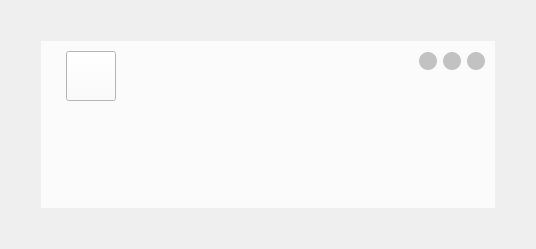
<?xml version="1.0" encoding="UTF-8"?>
<ui version="4.0">
 <class>framelessWidget</class>
 <widget class="QWidget" name="framelessWidget">
  <property name="geometry">
   <rect>
    <x>0</x>
    <y>0</y>
    <width>536</width>
    <height>249</height>
   </rect>
  </property>
  <property name="windowTitle">
   <string>MainWindow</string>
  </property>
  <property name="styleSheet">
   <string notr="true"/>
  </property>
  <layout class="QGridLayout" name="gridLayout_2">
   <item row="0" column="0">
    <layout class="QGridLayout" name="gridLayout">
     <property name="leftMargin">
      <number>0</number>
     </property>
     <property name="topMargin">
      <number>0</number>
     </property>
     <property name="rightMargin">
      <number>0</number>
     </property>
     <property name="bottomMargin">
      <number>0</number>
     </property>
     <item row="0" column="0">
      <layout class="QVBoxLayout" name="verticalLayout">
       <property name="leftMargin">
        <number>30</number>
       </property>
       <property name="topMargin">
        <number>30</number>
       </property>
       <property name="rightMargin">
        <number>30</number>
       </property>
       <property name="bottomMargin">
        <number>30</number>
       </property>
       <item>
        <widget class="QWidget" name="mainWidget" native="true">
         <layout class="QVBoxLayout" name="verticalLayout_3">
          <property name="leftMargin">
           <number>0</number>
          </property>
          <property name="topMargin">
           <number>0</number>
          </property>
          <property name="rightMargin">
           <number>0</number>
          </property>
          <property name="bottomMargin">
           <number>0</number>
          </property>
          <item>
           <layout class="QVBoxLayout" name="mainLayout">
            <property name="spacing">
             <number>0</number>
            </property>
            <item>
             <widget class="QWidget" name="titleBar" native="true">
              <property name="minimumSize">
               <size>
                <width>0</width>
                <height>60</height>
               </size>
              </property>
              <property name="maximumSize">
               <size>
                <width>16777215</width>
                <height>60</height>
               </size>
              </property>
              <property name="styleSheet">
               <string notr="true">#titleBar{

background-color: rgb(251, 251, 251);}</string>
              </property>
              <layout class="QVBoxLayout" name="verticalLayout_2">
               <property name="leftMargin">
                <number>0</number>
               </property>
               <property name="topMargin">
                <number>0</number>
               </property>
               <property name="rightMargin">
                <number>0</number>
               </property>
               <property name="bottomMargin">
                <number>0</number>
               </property>
               <item>
                <layout class="QHBoxLayout" name="horizontalLayout">
                 <property name="spacing">
                  <number>6</number>
                 </property>
                 <property name="topMargin">
                  <number>0</number>
                 </property>
                 <property name="rightMargin">
                  <number>10</number>
                 </property>
                 <property name="bottomMargin">
                  <number>0</number>
                 </property>
                 <item>
                  <spacer name="horizontalSpacer_2">
                   <property name="orientation">
                    <enum>Qt::Horizontal</enum>
                   </property>
                   <property name="sizeType">
                    <enum>QSizePolicy::Fixed</enum>
                   </property>
                   <property name="sizeHint" stdset="0">
                    <size>
                     <width>25</width>
                     <height>20</height>
                    </size>
                   </property>
                  </spacer>
                 </item>
                 <item>
                  <layout class="QVBoxLayout" name="verticalLayout_4">
                   <property name="leftMargin">
                    <number>0</number>
                   </property>
                   <property name="topMargin">
                    <number>10</number>
                   </property>
                   <item>
                    <widget class="QPushButton" name="logo">
                     <property name="sizePolicy">
                      <sizepolicy hsizetype="Minimum" vsizetype="Fixed">
                       <horstretch>0</horstretch>
                       <verstretch>0</verstretch>
                      </sizepolicy>
                     </property>
                     <property name="minimumSize">
                      <size>
                       <width>50</width>
                       <height>50</height>
                      </size>
                     </property>
                     <property name="maximumSize">
                      <size>
                       <width>50</width>
                       <height>50</height>
                      </size>
                     </property>
                     <property name="styleSheet">
                      <string notr="true">QPushButton
{	background-color:rgb(251,251,251);
	border-image:url(:/icon/LOGO.png)
}</string>
                     </property>
                     <property name="text">
                      <string/>
                     </property>
                    </widget>
                   </item>
                  </layout>
                 </item>
                 <item>
                  <spacer name="horizontalSpacer">
                   <property name="orientation">
                    <enum>Qt::Horizontal</enum>
                   </property>
                   <property name="sizeHint" stdset="0">
                    <size>
                     <width>40</width>
                     <height>20</height>
                    </size>
                   </property>
                  </spacer>
                 </item>
                 <item>
                  <layout class="QHBoxLayout" name="horizontalLayout_2">
                   <property name="leftMargin">
                    <number>0</number>
                   </property>
                   <property name="bottomMargin">
                    <number>20</number>
                   </property>
                   <item>
                    <widget class="QPushButton" name="Button_min">
                     <property name="minimumSize">
                      <size>
                       <width>18</width>
                       <height>18</height>
                      </size>
                     </property>
                     <property name="maximumSize">
                      <size>
                       <width>18</width>
                       <height>18</height>
                      </size>
                     </property>
                     <property name="styleSheet">
                      <string notr="true">QPushButton{background-color:#c2c2c2;border-radius:9px}
QPushButton:hover {background-color:#f9bf45;border-radius:9px;}
QPushButton:pressed {background-color:#ffb11b;border-radius:9px;}</string>
                     </property>
                     <property name="text">
                      <string/>
                     </property>
                    </widget>
                   </item>
                   <item>
                    <widget class="QPushButton" name="Button_max">
                     <property name="minimumSize">
                      <size>
                       <width>18</width>
                       <height>18</height>
                      </size>
                     </property>
                     <property name="maximumSize">
                      <size>
                       <width>18</width>
                       <height>18</height>
                      </size>
                     </property>
                     <property name="styleSheet">
                      <string notr="true">QPushButton{background-color:#c2c2c2;border-radius:9px}
QPushButton:hover {background-color:#227d51;border-radius:9px;}
QPushButton:pressed {background-color:#2d6d4b;border-radius:9px;}</string>
                     </property>
                     <property name="text">
                      <string/>
                     </property>
                    </widget>
                   </item>
                   <item>
                    <widget class="QPushButton" name="Button_close">
                     <property name="minimumSize">
                      <size>
                       <width>18</width>
                       <height>18</height>
                      </size>
                     </property>
                     <property name="maximumSize">
                      <size>
                       <width>18</width>
                       <height>18</height>
                      </size>
                     </property>
                     <property name="styleSheet">
                      <string notr="true">QPushButton{background-color:#c2c2c2;border-radius:9px}
QPushButton:hover {background-color:#cb4042;border-radius:9px;}
QPushButton:pressed {background-color:#ab3b3a;border-radius:9px;}</string>
                     </property>
                     <property name="text">
                      <string/>
                     </property>
                    </widget>
                   </item>
                  </layout>
                 </item>
                </layout>
               </item>
              </layout>
             </widget>
            </item>
            <item>
             <widget class="QWidget" name="mainDisplayWidget" native="true">
              <property name="styleSheet">
               <string notr="true">#mainDisplayWidget{
background-color: rgb(251, 251, 251);}</string>
              </property>
             </widget>
            </item>
           </layout>
          </item>
         </layout>
        </widget>
       </item>
      </layout>
     </item>
    </layout>
   </item>
  </layout>
 </widget>
 <resources/>
 <connections/>
</ui>
